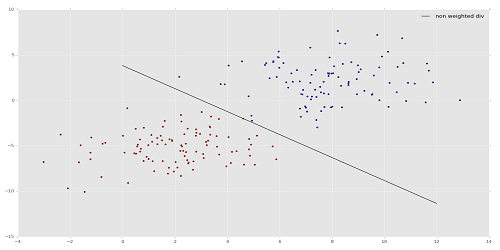
#> input picture input/mainsvmimage.png, 500 x 250 px
$ python imageArithmatics2.py
#> lines starting #> are read from the running program, lines starting #| are printed output that depends on the picture
# Applying arithmetic operations on images, such as add, add_weight.

'''
Note: There is a difference b/w Numpy addition i.e; res = img1 + img2, and opencv add i.e; cv2.add()
as Numpy addition is modulo operation whereas cv2.add is a saturated operation.
'''

import cv2
import numpy as np

img_1 = cv2.imread('input/mainsvmimage.png')
#> img_1 is the input picture: shape (250, 500, 3); mean B, G, R 231.8, 231.6, 231.8
img_2 = cv2.imread('input/3D-Matplotlib.png')
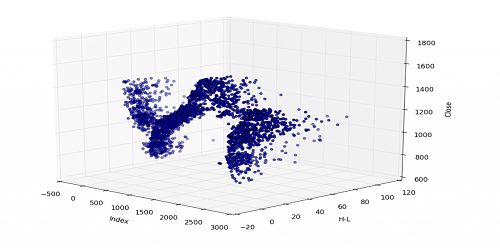
#> input picture input/3D-Matplotlib.png, 500 x 250 px
#> img_2 is the input picture: shape (250, 500, 3); mean B, G, R 240.9, 235.7, 235.7

res_numpy_add = img_1 + img_2
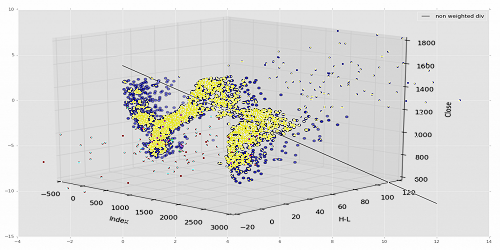
#> res_numpy_add: shape (250, 500, 3); mean B, G, R 217.4, 219.7, 219.8
cv2.imshow('numpy add', res_numpy_add)

res_cv_add = cv2.add(img_1,img_2)
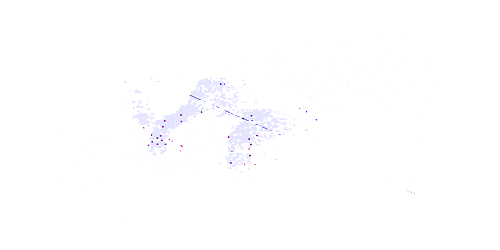
#> res_cv_add: shape (250, 500, 3); mean B, G, R 254.9, 254.2, 254.2
cv2.imshow('cv2 add', res_cv_add)

cv2.waitKey(0)
cv2.destroyAllWindows()
